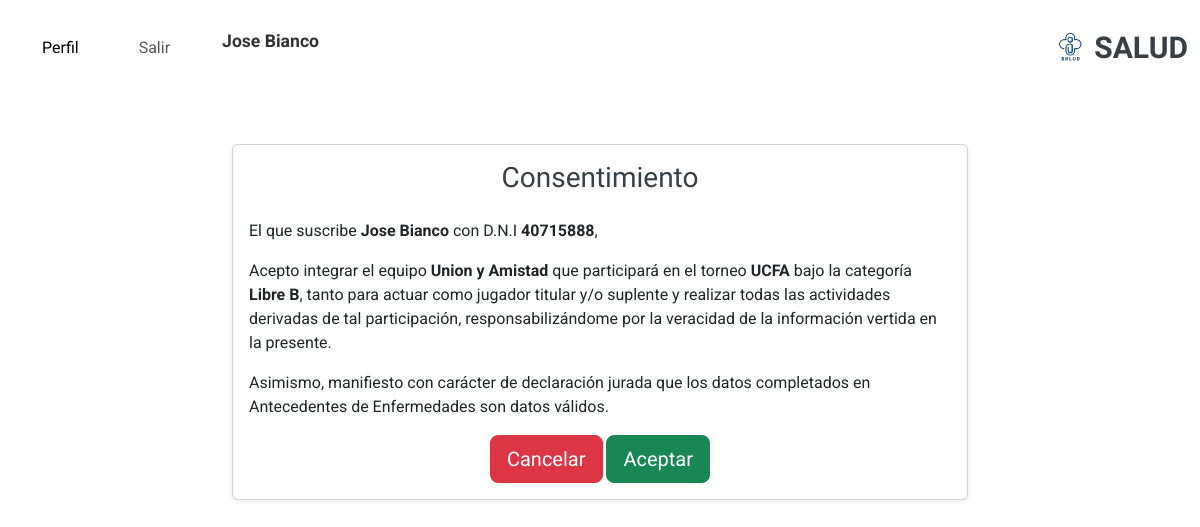
/registro-medico/actualizar_consentimiento/7/ (signed in), run on the app's committed database.
### account/models.py (models this page shows, shortened)
class Profile(models.Model):
    user = models.OneToOneField(settings.AUTH_USER_MODEL, on_delete=models.CASCADE)
    nombre = models.CharField(max_length=30, blank=True, null=True)
    apellido = models.CharField(max_length=30, blank=True, null=True)
    dni = models.CharField(max_length=15, blank=True, null=True)
    fecha_nacimiento = models.DateField(blank=True, null=True)
    email = models.EmailField(max_length=254, unique=True)
    rol = models.CharField(
        max_length=20,
        choices=[
            ('jugador', 'Jugador'),  # Valor predeterminado actualizado a "jugador"
            ('medico', 'Médico'),
            ('representante', 'Representante'),
        ],
        default='jugador'
    )
    class Meta:
        ordering = ['user__username']

### persona/models.py (models this page shows, shortened)
class JugadorCategoriaEquipo(models.Model):
    jugador = models.ForeignKey(Jugador, on_delete=models.CASCADE)
    categoria_equipo = models.ForeignKey(CategoriaEquipo, on_delete=models.CASCADE, related_name='jugadores')
    class Meta:
        db_table = 'jugador_categoria_equipo'

class CategoriaEquipo(models.Model):
    categoria = models.ForeignKey(Categoria, on_delete=models.CASCADE, related_name='categoria_equipos')
    equipo = models.ForeignKey(Equipo, on_delete=models.CASCADE, related_name='categoria_equipos')
    class Meta:
        db_table = 'categoria_equipo'
        unique_together = ('categoria', 'equipo')

class Equipo(models.Model):
    nombre = models.CharField(max_length=45)
    class Meta:
        db_table = 'equipo'  # Nombre de la tabla en la base de datos

class Categoria(models.Model):
    nombre = models.CharField(max_length=45)
    torneo = models.ForeignKey(Torneo, on_delete=models.CASCADE, related_name='categorias')
    class Meta:
        db_table = 'categorias'  # Nombre de la tabla en la base de datos
    def __str__(self):
        return self.nombre

class Torneo(models.Model):
    nombre = models.CharField(max_length=100, verbose_name='Nombre')
    descripcion = models.TextField(verbose_name='Descripción',null=True, blank=True)
    direccion = models.CharField(max_length=255, verbose_name='Dirección', null=True, blank=True)
    telefono = models.CharField(max_length=15, verbose_name='Teléfono', null=True, blank=True)
    imagen = models.ImageField(upload_to='imagenes/', null=True, blank=True, verbose_name='Imagen')
    def __str__(self):
        return self.nombre

### RegistroMedico/views.py (the view, shortened to what this page needs)
# urls.py: path('actualizar_consentimiento/<int:pk>/', ActualizarConsentimientoView.as_view(), name='consentimiento'),
class ActualizarConsentimientoView(UpdateView):
    model = RegistroMedico
    fields = ['consentimiento_persona']
    template_name = 'registro_medico/consentimiento.html'
    success_url = reverse_lazy('menu_jugador')
    def get_context_data(self, **kwargs):
        context = super().get_context_data(**kwargs)
        profile = self.request.user.profile
        context['profile'] = profile  # Pasar el perfil al contexto
        ficha_medica = self.get_object()  # Obtiene la instancia actual de RegistroMedico
        context['ficha_medica'] = ficha_medica  # Pasar la ficha médica al contexto
        jugador = ficha_medica.jugador  # Aquí asumimos que hay una relación de OneToOne o ForeignKey en RegistroMedico
        context['jugador_info'] = jugador  # Pasar información del jugador al contexto
        if jugador:
            categorias = JugadorCategoriaEquipo.objects.filter(jugador=jugador)
            context['categorias_equipo'] = categorias  # Pasar las categorías al contexto
        print(f"Ficha médica pk: {ficha_medica.pk}")
        return context

### RegistroMedico/templates/registro_medico/consentimiento.html (shortened to what this page needs)
{% extends 'core/base.html' %}
{% load static %}
{% load widget_tweaks %}
{% block content %}
<div class="container mt-5">
    <div class="row justify-content-center">
        <div class="col-md-8">
            <div class="card shadow-sm">
                <div class="card-body">
                    <h3 class="text-center mb-4">Consentimiento</h3>
                    <p class="text-justify">El que suscribe <strong class="font-size-lg">{{ profile.nombre }} {{ profile.apellido }}</strong> con D.N.I <strong class="font-size-lg">{{ profile.dni }}</strong>,</p>
                    {% for categoria_equipo in categorias_equipo %}
                        <p class="text-justify">
                            Acepto integrar el equipo <strong class="font-size-lg">{{ categoria_equipo.categoria_equipo.equipo.nombre }}</strong> que participará en el torneo <strong class="font-size-lg">{{ categoria_equipo.categoria_equipo.categoria.torneo }}</strong> bajo la categoría <strong class="font-size-lg">{{ categoria_equipo.categoria_equipo.categoria }}</strong>,
                            tanto para actuar como jugador titular y/o suplente y realizar todas las actividades derivadas de tal
                            participación, responsabilizándome por la veracidad de la información vertida en la presente.
                        </p>
                        <p class="text-justify">
                            Asimismo, manifiesto con carácter de declaración jurada que los datos completados en Antecedentes de Enfermedades son datos válidos.
                        </p>
                    {% empty %}
                        <p class="text-justify">No hay categorías de equipo disponibles.</p>
                    {% endfor %}
                    <div class="form-group text-center">
                        {% if ficha_medica.consentimiento_persona %}
                            <a href="{% url 'menu_jugador' %}" class="btn btn-primary btn-lg">Volver al Menú</a>
                        {% else %}
                            <a href="{% url 'menu_jugador' %}" class="btn btn-danger btn-lg">Cancelar</a>
                            <button type="button" class="btn btn-success btn-lg" data-toggle="modal" data-target="#confirmModal">Aceptar</button>
                        {% endif %}
                    </div>
                </div>
            </div>
        </div>
    </div>
</div>
{% endblock %}

### core/templates/core/base.html (shortened to what this page needs)
<!DOCTYPE html>
<html lang="en">
<head>
    {% load static %}
    <link rel="stylesheet" href="https://cdnjs.cloudflare.com/ajax/libs/font-awesome/5.15.4/css/all.min.css">
    <link href="https://cdn.jsdelivr.net/npm/bootstrap@5.3.0-alpha1/dist/css/bootstrap.min.css" rel="stylesheet">
    <link href="{% static 'core/vendor/bootstrap/css/bootstrap.min.css' %}" rel="stylesheet">
    <link href="{% static 'core/vendor/bootstrap-icons/bootstrap-icons.css' %}" rel="stylesheet">
    <link href="{% static 'core/vendor/aos/aos.css' %}" rel="stylesheet">
    <link href="{% static 'core/vendor/glightbox/css/glightbox.min.css' %}" rel="stylesheet">
    <link href="{% static 'core/vendor/swiper/swiper-bundle.min.css' %}" rel="stylesheet">
    <link href="{% static 'core/css/main.css' %}" rel="stylesheet">
</head>
<body class="index-page">
    <header id="header" class="header d-flex align-items-center sticky-top">
        <div class="container-fluid position-relative d-flex align-items-center justify-content-between">
            <a href="" class="logo d-flex align-items-center me-auto me-xl-0">
                <img src="{% static 'core/img/logoapp.png' %}" alt="Logo">
                <h1 class="sitename">SALUD</h1>
            </a>
            <nav id="navmenu" class="navbar navbar-expand-lg navbar-light bg-white ">
                <div class="container-fluid">
                    <div class="collapse navbar-collapse" id="navbarNav">
                        <ul class="navbar-nav ms-auto">
                            {% if request.path != '/account/login/' %}
                                {% if user.is_authenticated %}
                                    <li class="nav-item me-4">
                                        <a href="{% url 'perfil' %}" class="nav-link active">Perfil</a>
                                    </li>
                                    <li class="nav-item me-4">
                                        <button type="button" class="btn btn-link nav-link" data-bs-toggle="modal" data-bs-target="#logoutModal">
                                            Salir
                                        </button>
                                    </li>
                                    <li class="nav-item me-4">
                                        <span class="navbar-text fw-bold">
                                            {{ profile.nombre }} {{ profile.apellido }}
                                        </span>
                                    </li>
                                    {% if profile.rol == 'jugador' %}
                                    <li class="nav-item me-4">
                                        <a href="{% url 'menu_jugador' %}" class="nav-link"></a>
                                    </li>
                                    {% endif %}
                                {% endif %}
                            {% endif %}
                        </ul>
                    </div>
                </div>
            </nav>
        </div>
    </header>
    {% block content %}{% endblock %}
</body>
</html>

### core/static/core/css/main.css (style rules this page uses)
:root { --default-font: "Roboto", system-ui, -apple-system, "Segoe UI", Roboto, "Helvetica Neue", Arial, "Noto Sans", "Liberation Sans", sans-serif, "Apple Color Emoji", "Segoe UI Emoji", "Segoe UI Symbol", "Noto Color Emoji"; --heading-font: "Raleway", sans-serif; --nav-font: "Poppins", sans-serif; }
:root { --background-color: #ffffff; --default-color: #444444; --heading-color: #384046; --accent-color: #3498db; --surface-color: #ffffff; --contrast-color: #ffffff; }
:root { --nav-color: #444444; --nav-hover-color: #3498db; --nav-mobile-background-color: #ffffff; --nav-dropdown-background-color: #ffffff; --nav-dropdown-color: #444444; --nav-dropdown-hover-color: #3498db; }
:root { scroll-behavior: smooth; }
body { color: var(--default-color); background-color: var(--background-color); font-family: var(--default-font); }
a { color: var(--accent-color); text-decoration: none; transition: 0.3s; }
h1, h2, h3, h4, h5, h6 { color: var(--heading-color); font-family: var(--heading-font); }
.header { color: var(--default-color); background-color: var(--background-color); padding: 20px 0; transition: all 0.5s; z-index: 997; }
.header .logo { line-height: 1; }
.header .logo img { max-height: 36px; margin-right: 8px; }
.header .logo h1 { font-size: 30px; margin: 0; font-weight: 700; color: var(--heading-color); }
@media (max-width: 1200px) { .header .logo { order: 1; } }
.navbar-nav .nav-link { transition: transform 0.3s ease; }
#navmenu { background-color: #f8f9fa; }
#navmenu .navbar-text { color: #333; font-size: 1.1rem; }
#navmenu .nav-item { padding: 0 10px; }

### data on the page
Profile: nombre "Jose", apellido "Bianco", dni "40715888"
JugadorCategoriaEquipo: categoria_equipo.equipo.nombre "Union y Amistad", categoria_equipo.categoria.torneo "UCFA", categoria_equipo.categoria "Libre B"
